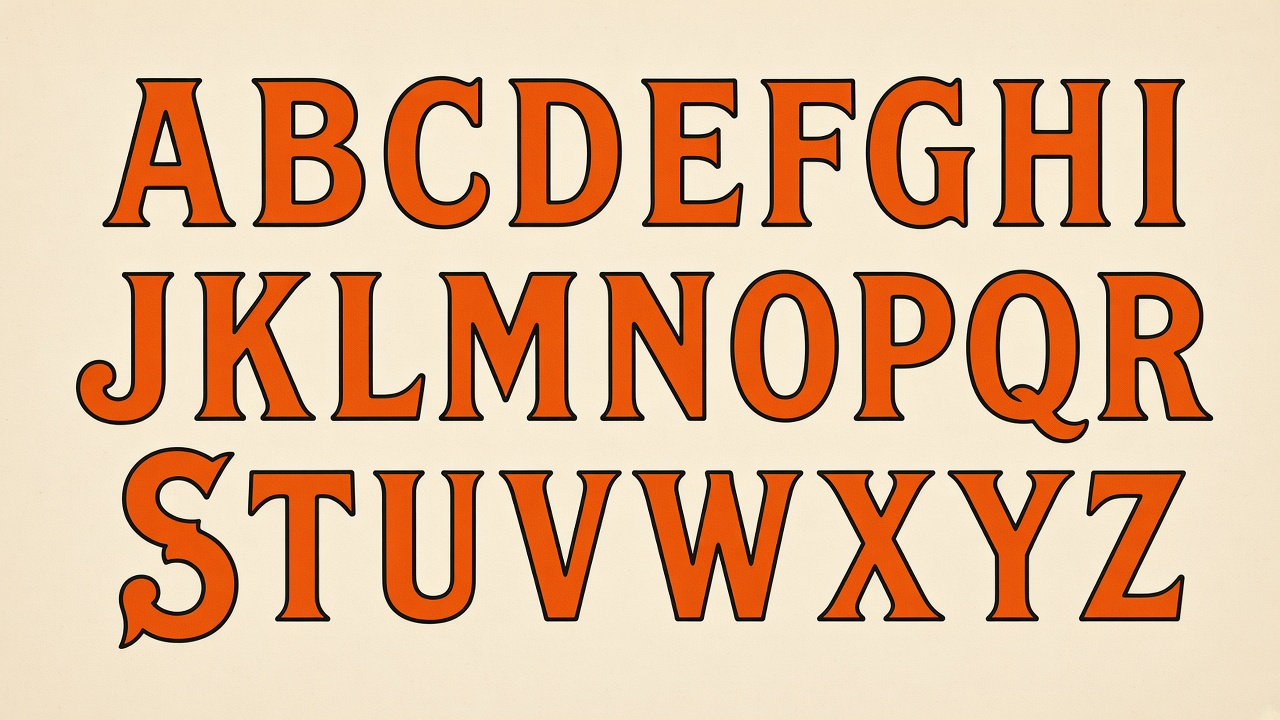
#> input picture scorecard/scripts/font-trace/paleologue/sources/caps-specimen-approved.jpg, 1280 x 720 px
$ python segment.py ../sources/caps-specimen-approved.jpg ../sources/caps-specimen-approved.jpg 5
#> lines starting #> are read from the running program, lines starting #| are printed output that depends on the picture; after the words box and inside, x2 and y2 are one past the last pixel; in counts of white or black regions, pixels touching at a corner belong together
"""Segment glyph silhouettes (fill + outline as one solid) from specimen sheets."""
import numpy as np, cv2, json, sys
from PIL import Image

def inkmap(path, mode='paper'):
#> called with path = '../sources/caps-specimen-approved.jpg', mode = '../sources/caps-specimen-approved.jpg'
    a = np.asarray(Image.open(path).convert('RGB')).astype(np.float32)
    if mode == 'paper':
        # paper colour estimated from the border
        b = np.concatenate([a[:8].reshape(-1,3), a[-8:].reshape(-1,3), a[:, :8].reshape(-1,3), a[:, -8:].reshape(-1,3)])
        paper = np.median(b, 0)
        d = np.sqrt(((a - paper) ** 2).sum(-1))
        return np.clip((d - 30) / 90, 0, 1)
    else:  # poster on green ground: orange (R>>G) or dark ink
        R, G, B = a[..., 0], a[..., 1], a[..., 2]
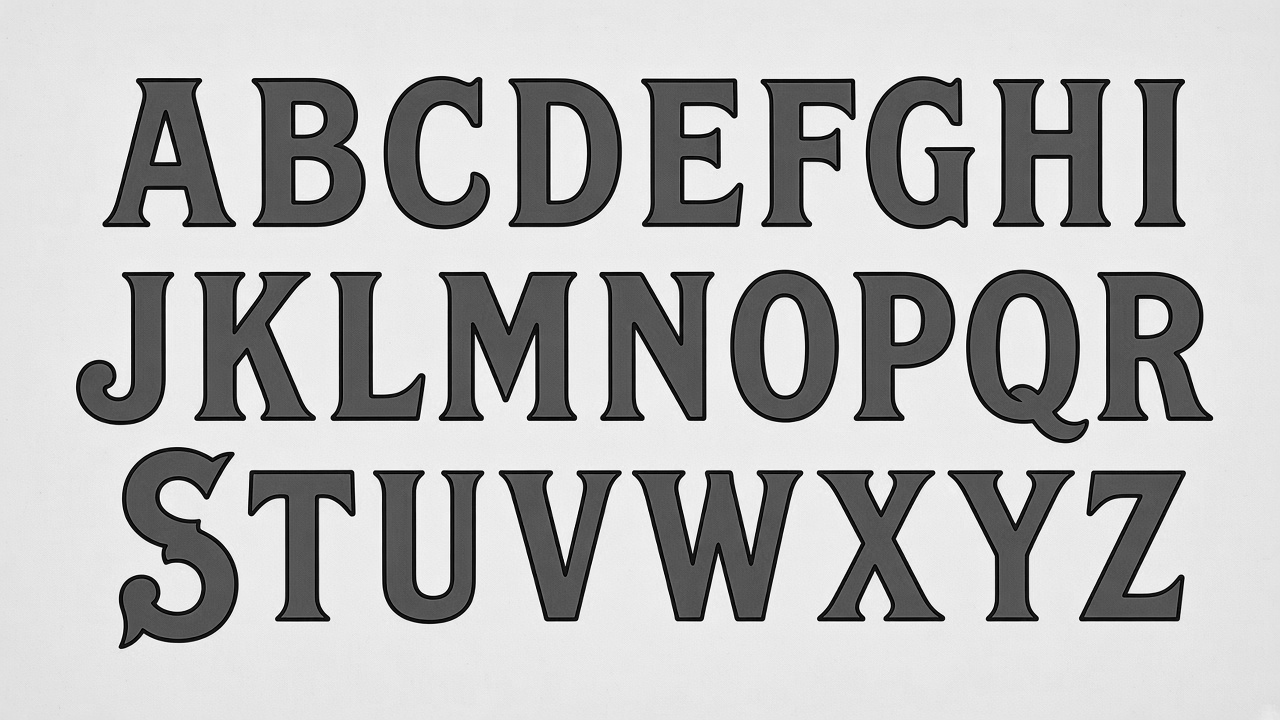
#> G: shape (720, 1280) float32; min 0, max 255, mean 185.5
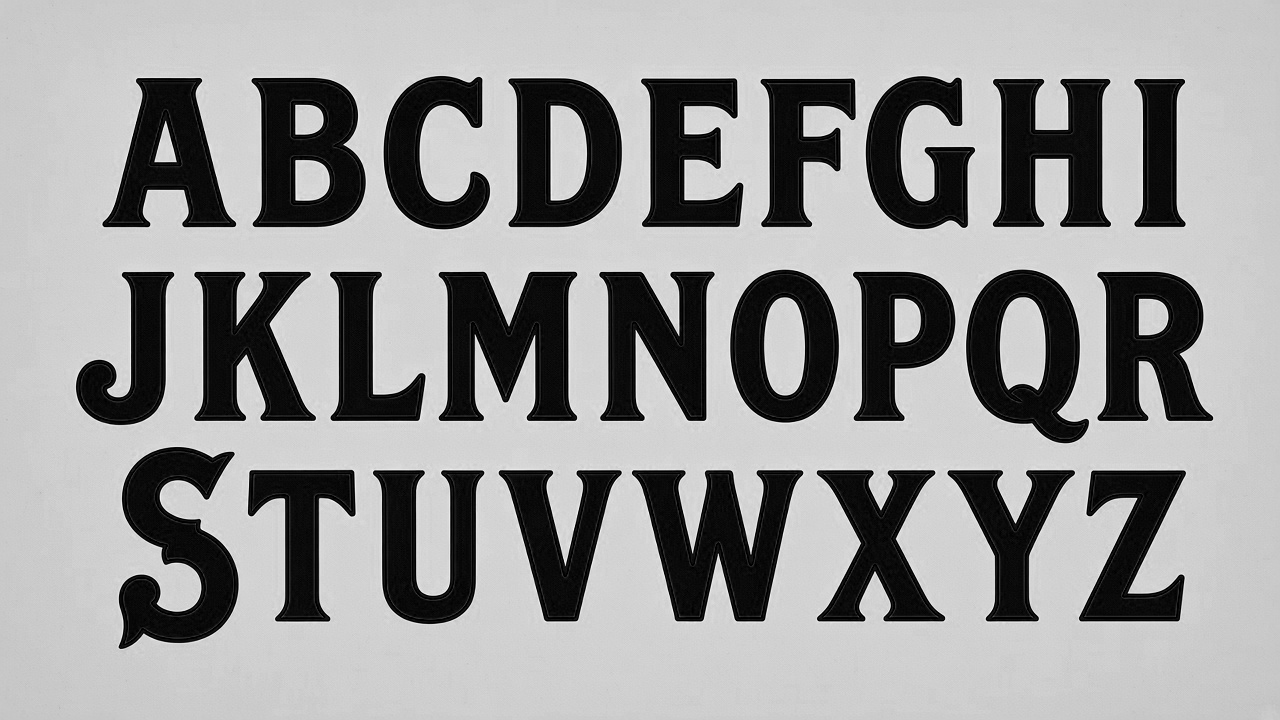
#> B: shape (720, 1280) float32; min 0, max 250, mean 152.9
        V = a.max(-1)
        s1 = np.clip((R - G - 15) / 50, 0, 1)
        s2 = np.clip((130 - V) / 50, 0, 1)
        return np.maximum(s1, s2)
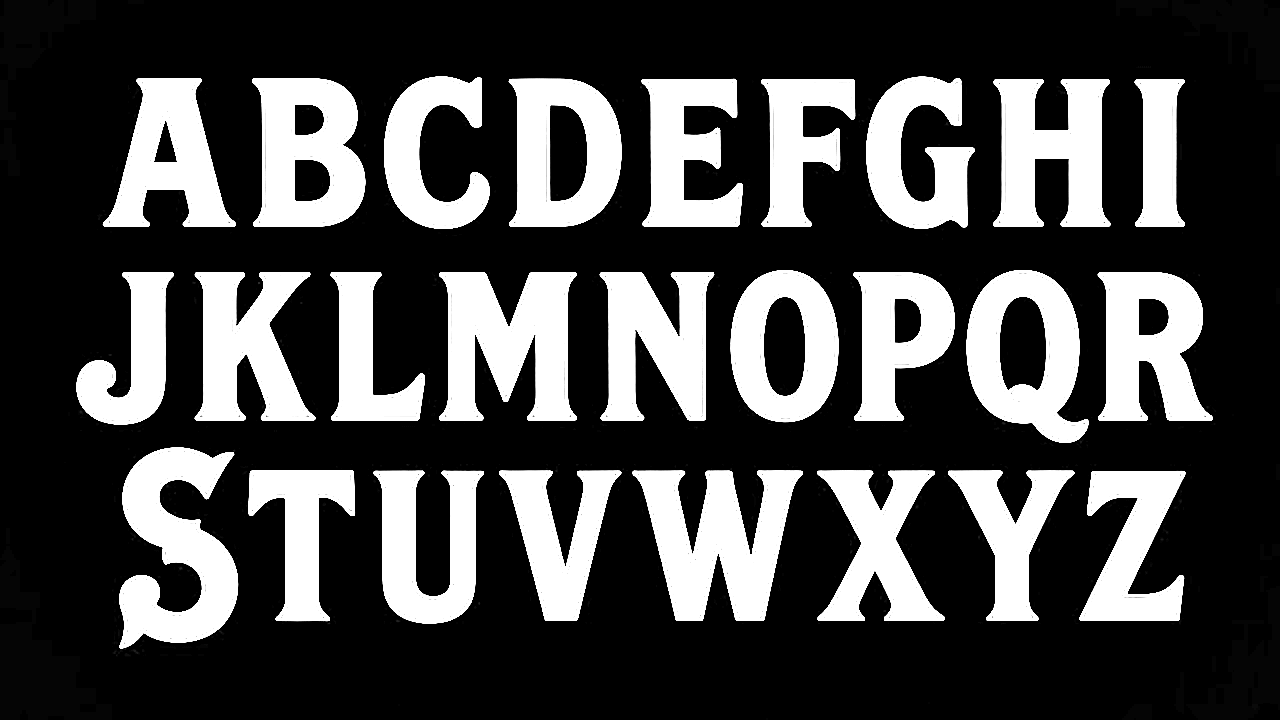
#> returned value: shape (720, 1280) float32; min 0, max 1, mean 0.283

def components(ink, minarea=40):
#> called with minarea = 40
    m = (ink > 0.5).astype(np.uint8)
#> m: shape (720, 1280); values 0 (black) and 1 (white), 28.3% white; 26 white regions, largest, box (x1, y1, x2, y2) and area: (632, 470, 803, 621) 14725, (439, 272, 577, 421) 14151, (119, 447, 238, 649) 13837
    n, lab, st, cen = cv2.connectedComponentsWithStats(m, 8)
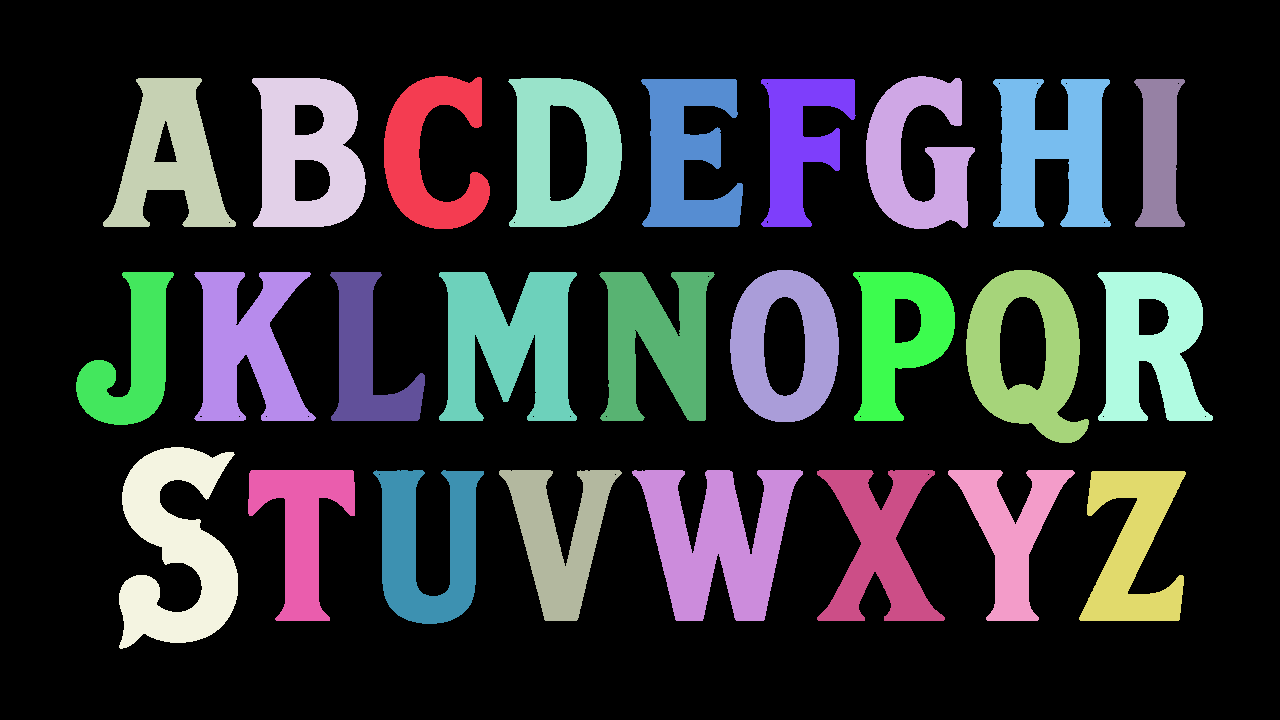
#> lab: shape (720, 1280) int32; 27 distinct labels, from 0 to 26; one colour per label, 0 black
#> n = 27; st = 27 rows, first 6: [0, 0, 1280, 720, 660735], [384, 76, 106, 153, 8543], [866, 76, 109, 153, 9719], [103, 78, 133, 149, 10481], [252, 78, 114, 149, 12011], [508, 78, 114, 149, 10957]; cen = 27 pairs, first value 132.7 to 1159.3, second value 141 to 549.5
    comps = []
    for i in range(1, n):
        x, y, w, h, area = st[i]
        if area < minarea: continue
        comps.append(dict(id=i, x=int(x), y=int(y), w=int(w), h=int(h), area=int(area)))
#> this loop made 26 passes
#> (x, y, w, h, area) on passes 1 to 12: (384, 76, 106, 153, 8543), (866, 76, 109, 153, 9719), (103, 78, 133, 149, 10481), (252, 78, 114, 149, 12011), (508, 78, 114, 149, 10957), (641, 79, 102, 148, 9526), (761, 79, 95, 148, 7817), (993, 79, 118, 148, 11561), (1134, 79, 51, 148, 5303), (730, 270, 109, 152, 10112), (966, 270, 123, 173, 11690), (76, 272, 98, 153, 7572)
#> after the loop, comps = 26 items
    return lab, comps

def rows(comps, nrows):
    big = sorted([c for c in comps if c['h'] > 25], key=lambda c: c['y'] + c['h'] / 2)
    ys = np.array([c['y'] + c['h'] / 2 for c in big])
    # k-means 1D
    cent = np.quantile(ys, np.linspace(0.1, 0.9, nrows))
    for _ in range(20):
        lab = np.argmin(abs(ys[:, None] - cent[None]), 1)
        cent = np.array([ys[lab == k].mean() for k in range(nrows)])
    return big, lab

if __name__ == '__main__':
    path, mode, nrows = sys.argv[1], sys.argv[2], int(sys.argv[3])
    ink = inkmap(path, mode)
    lab, comps = components(ink)
#> comps = 26 items
    for c in sorted(comps, key=lambda c: (c['y'] // 150, c['x'])):
        print(c)
#> this loop made 26 passes
#| {'id': 3, 'x': 103, 'y': 78, 'w': 133, 'h': 149, 'area': 10481}
#| {'id': 4, 'x': 252, 'y': 78, 'w': 114, 'h': 149, 'area': 12011}
#| {'id': 1, 'x': 384, 'y': 76, 'w': 106, 'h': 153, 'area': 8543}
#| {'id': 5, 'x': 508, 'y': 78, 'w': 114, 'h': 149, 'area': 10957}
#| {'id': 6, 'x': 641, 'y': 79, 'w': 102, 'h': 148, 'area': 9526}
#| {'id': 7, 'x': 761, 'y': 79, 'w': 95, 'h': 148, 'area': 7817}
#| {'id': 2, 'x': 866, 'y': 76, 'w': 109, 'h': 153, 'area': 9719}
#| {'id': 8, 'x': 993, 'y': 79, 'w': 118, 'h': 148, 'area': 11561}
#> (further printed lines are left out)
